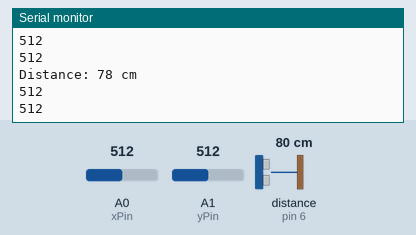
This sketch was run on a simulated Arduino Leonardo, built with avr-gcc and run on an emulated ATmega32U4. On the bench: the last lines printed to the serial monitor. Wiring (inferred from the names in the program): ultrasonic range finder: trigger pin 5; echo pin 6. Inputs (shaded band) come from the test bench; at power-on: A0 (xPin) = 512, A1 (yPin) = 512, distance to the obstacle (sensor on pin 6) 80 cm. The echo pulse lasts 58.3 µs per cm.

Above: at 5.7 s.
5.8 s: A0 (xPin) set to 992
At 5.82 s:
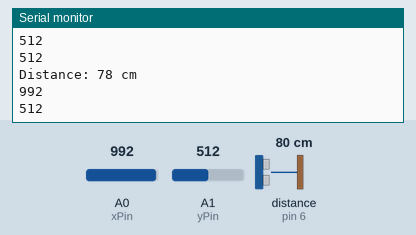
7.3 s: A0 (xPin) set to 1014
At 7.42 s:
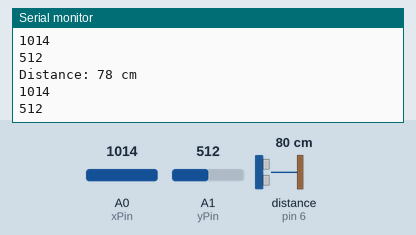
Timing chart, 0 to 10.3 s (numbered marks = the images above; inputs shaded):
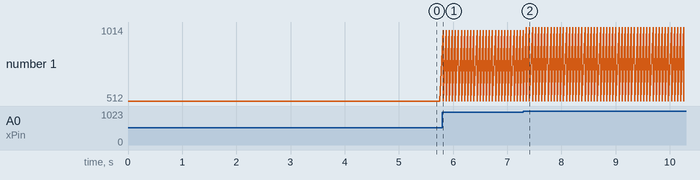

Measured:
- after the input at 5.8 s, the serial monitor: prints a new line at once (image 1)
- after the input at 7.3 s, the serial monitor: prints a new line after 0.05 s (image 2)

The sketch:

ultrasonic_MIDI_c_scale.ino
```cpp
#include <MIDIUSB.h>

const int trigPin = 5; // Trigger pin of ultrasonic sensor
const int echoPin = 6; // Echo pin of ultrasonic sensor
const int xPin = A0;
const int yPin = A1;

const int MIN_DISTANCE = 5; // Minimum distance in cm
const int MAX_DISTANCE = 50; // Maximum distance in cm

// MIDI notes for C major scale with octave notes
const int notes[] = {60, 62, 64, 65, 67, 69, 71, 72}; // C, D, E, F, G, A, B, C (Octave)

int prevNote = -1; // Previous note played (-1 means no note)
bool notePlaying = false; // Flag to track if a note is currently playing

void setup() {
  Serial.begin(9600);

  // Set ultrasonic sensor pins
  pinMode(trigPin, OUTPUT);
  pinMode(echoPin, INPUT);
}

void loop() {
  long duration, distance;

  // Clear the trigger pin
  digitalWrite(trigPin, LOW);
  delayMicroseconds(2);

  // Send a 10 microsecond pulse to trigger the sensor
  digitalWrite(trigPin, HIGH);
  delayMicroseconds(10);
  digitalWrite(trigPin, LOW);

  int xValue = analogRead(xPin);
  int yValue = analogRead(yPin);

  duration = pulseIn(echoPin, HIGH);

  distance = duration * 0.034 / 2;

  if (distance >= MIN_DISTANCE && distance <= MAX_DISTANCE) {

    byte index = map(distance, MIN_DISTANCE, MAX_DISTANCE, 0, 7);

    int note = notes[index];

    // Check if the note is different from the previous note
    if (note != prevNote || !notePlaying) {
      // Send MIDI note off for the previous note if it was playing
      if (notePlaying) {
        noteOff(1, prevNote, 0); // Velocity 0, channel 1
           MidiUSB.flush();
        notePlaying = false; // Update note playing state
      }
      // Send MIDI note on for the current note
      noteOn(1, note, 127); // Velocity 127, channel 1
         MidiUSB.flush();
      prevNote = note; // Update previous note
      notePlaying = true; // Update note playing state
    }
  } else {
    // If distance is out of range, turn off the previous note if it was playing
    if (notePlaying) {
      noteOff(1, prevNote, 0); // Velocity 0, channel 1
         MidiUSB.flush();
      notePlaying = false; // Update note playing state
    }
  }
    byte midiValueX = map(xValue, 0, 1023, 0, 127);
    byte midiValueY = map(yValue, 0, 1023, 0, 127);

  controlChange(0, 1, midiValueX);
         MidiUSB.flush();
  controlChange(0, 2, midiValueY);
         MidiUSB.flush();

  // Print the distance for debugging
  Serial.print("Distance: ");
  Serial.print(distance);
  Serial.println(" cm");
  Serial.println(xValue);
  Serial.println(yValue);

  // Add a delay before the next measurement
  delay(50);
}

//------------------------------------------------------------------------------------------------------//
void noteOn(byte channel, byte pitch, byte velocity) {
  midiEventPacket_t noteOn = {0x09, 0x90 | channel, pitch, velocity};
  MidiUSB.sendMIDI(noteOn);
}

void noteOff(byte channel, byte pitch, byte velocity) {
  midiEventPacket_t noteOff = {0x08, 0x80 | channel, pitch, velocity};
  MidiUSB.sendMIDI(noteOff);
}

void controlChange(byte channel, byte control, byte value) {
  midiEventPacket_t event = {0x0B, 0xB0 | channel, control, value};
  MidiUSB.sendMIDI(event);
}
```
